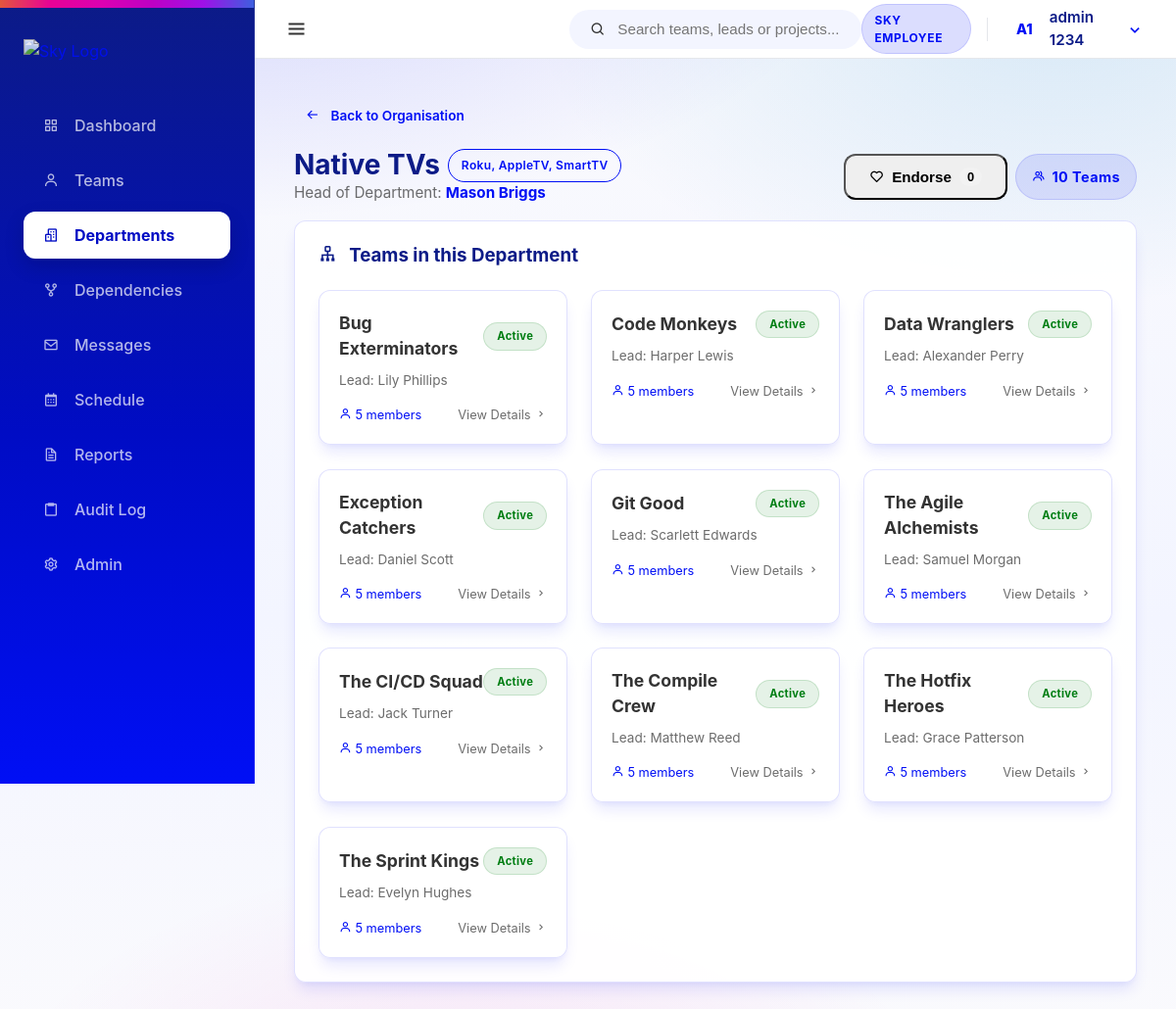
Screenshot of /organisation/department/14/ (signed in) with the database file from the repository.
### core/models.py (models this page shows, shortened)
class User(AbstractUser):
    class Meta:
        verbose_name = 'User'
        verbose_name_plural = 'Users'

class Department(models.Model):
    department_id = models.AutoField(primary_key=True)
    department_name = models.CharField(max_length=100)
    department_lead_name = models.CharField(max_length=100)
    specialization = models.CharField(max_length=150, blank=True, null=True, help_text="e.g. Web Development, Cloud Infrastructure") # Rubric Requirement
    description = models.TextField()

class Team(models.Model):
    team_id = models.AutoField(primary_key=True)
    department = models.ForeignKey(Department, on_delete=models.CASCADE, related_name='teams')
    team_name = models.CharField(max_length=100)
    mission = models.TextField(blank=True) # High-Fi Requirement
    lead_email = models.EmailField(blank=True) # High-Fi Requirement
    team_leader_name = models.CharField(max_length=100, blank=True)
    work_stream = models.CharField(max_length=100)
    project_name = models.CharField(max_length=100)
    project_codebase = models.CharField(max_length=100)
    status = models.CharField(max_length=50, default='Active')
    tech_tags = models.TextField(blank=True, help_text="Comma separated tags")
    created_at = models.DateTimeField(auto_now_add=True)
    updated_at = models.DateTimeField(auto_now=True)

### organisation/views.py (the view)
# urls.py: path('department/<int:dept_id>/', views.department_detail, name='department_detail'),
@login_required
def department_detail(request, dept_id):
    try:
        department = get_object_or_404(Department, department_id=dept_id)
        teams = Team.objects.filter(department=department).annotate(
            member_count=Count('members')
        ).order_by('team_name')
        vote_count = department.votes.count()
        has_voted = False
        if request.user.is_authenticated:
            has_voted = DepartmentVote.objects.filter(voter=request.user, department=department).exists()
        context = {
            'department': department,
            'teams': teams,
            'total_teams': teams.count(),
            'vote_count': vote_count,
            'has_voted': has_voted,
        }
        return render(request, 'organisation/department_detail.html', context)
    except Exception as error:
        return render(request, 'organisation/org_chart.html', {'error': str(error)})

### templates/organisation/department_detail.html (shortened to what this page needs)
{% extends 'base.html' %}
{% block content %}
<a href="{% url 'organisation:org_chart' %}" class="btn btn-ghost mb-2 animate-slide-up" style="text-decoration: none;">
    <i class='bx bx-arrow-back'></i> Back to Organisation
</a>
<div class="flex-between mb-2 animate-slide-up" style="animation-delay: 0.05s;">
    <div>
        <div class="flex align-center gap-1">
            <h1 style="font-size: 1.75rem; color: var(--sky-header-blue);">{{ department.department_name }}</h1>
            {% if department.specialization %}
            <span class="chip" style="background: var(--sky-primary-soft); color: var(--sky-primary); border: 1px solid var(--sky-primary); font-size: 0.75rem; font-weight: 600;">
                {{ department.specialization }}
            </span>
            {% endif %}
        </div>
        <p style="color: var(--muted-foreground); font-size: 0.95rem;">
            Head of Department: <strong style="color: var(--sky-primary);">{{ department.department_lead_name }}</strong>
        </p>
    </div>
    <div class="flex gap-1">
        <button
            id="endorse-btn"
            class="btn {% if has_voted %}btn-primary{% else %}btn-outline{% endif %}"
            style="display: flex; align-items: center; gap: 0.5rem; transition: all 0.3s cubic-bezier(0.4, 0, 0.2, 1);"
            onclick="toggleEndorsement({{ department.department_id }})"
        >
            <i class='bx {% if has_voted %}bxs-heart{% else %}bx-heart{% endif %}'></i>
            <span>{% if has_voted %}Endorsed{% else %}Endorse{% endif %}</span>
            <span id="vote-count" style="background: rgba(255,255,255,0.2); padding: 0.1rem 0.5rem; border-radius: 10px; font-size: 0.8rem;">
                {{ vote_count }}
            </span>
        </button>
        <span class="chip chip-department" style="font-size: 0.9rem; padding: 0.5rem 1rem;">
            <i class='bx bx-group'></i> {{ total_teams }} Teams
        </span>
    </div>
</div>
<div class="card mb-2 animate-slide-up spell-tilt" style="animation-delay: 0.1s;">
    <h3 style="color: var(--sky-header-blue); margin-bottom: 1.5rem;">
        <i class='bx bx-sitemap' style="margin-right: 0.5rem;"></i> Teams in this Department
    </h3>
    <div class="grid-3">
        {% for team in teams %}
        <a href="{% url 'teams:team_detail' team.team_id %}" class="card spell-tilt hover-lift" style="text-decoration: none; color: inherit; padding: 1.25rem;">
            <div class="flex-between mb-1">
                <span style="font-size: 1.1rem; font-weight: 700;">{{ team.team_name }}</span>
                <span class="chip {% if team.status == 'Active' %}chip-active{% elif team.status == 'Restructuring' %}chip-restructuring{% else %}chip-disbanded{% endif %}" style="font-size: 0.7rem;">
                    {{ team.status }}
                </span>
            </div>
            <div style="font-size: 0.85rem; color: var(--muted-foreground); margin-bottom: 1rem;">
                Lead: {{ team.team_leader_name|default:"—" }}
            </div>
            <div class="flex-between" style="font-size: 0.8rem;">
                <span style="color: var(--sky-primary);">
                    <i class='bx bx-user'></i> {{ team.member_count }} members
                </span>
                <span style="color: var(--muted-foreground);">
                    View Details <i class='bx bx-chevron-right'></i>
                </span>
            </div>
        </a>
        {% empty %}
        <div class="empty-state" style="grid-column: span 3;">
            <i class='bx bx-buildings'></i>
            <p class="empty-title">No teams registered</p>
        </div>
        {% endfor %}
    </div>
</div>
{% endblock %}

### templates/base.html (shortened to what this page needs)
{% load static %}
<!DOCTYPE html>
<html lang="en">
<head>
    <link rel="stylesheet" href="{% static 'css/sky-layout.css' %}">
    <link rel="stylesheet" href="{% static 'css/style.css' %}">
    <link href='https://unpkg.com/boxicons@2.1.4/css/boxicons.min.css' rel='stylesheet'>
</head>
<body>
    <div class="app-container">
        <nav class="sidebar">
            <div class="sidebar-header">
                <a href="{% url 'core:dashboard' %}" class="logo-link">
                    <img src="{% static 'images/Sky-spectrum-rgb.png' %}" alt="Sky Logo" class="sky-logo-img sidebar-logo">
                </a>
            </div>
            <ul class="nav-links">
                <li class="nav-item">
                    <a href="{% url 'core:dashboard' %}" class="nav-link {% if request.resolver_match.url_name == 'dashboard' %}active{% endif %}">
                        <i class='bx bx-grid-alt'></i> <span class="nav-label">Dashboard</span>
                    </a>
                </li>
                <li class="nav-item">
                    <a href="{% url 'teams:team_list' %}" class="nav-link {% if 'teams' in request.path %}active{% endif %}">
                        <i class='bx bx-user'></i> <span class="nav-label">Teams</span>
                    </a>
                </li>
                <li class="nav-item">
                    <a href="{% url 'organisation:org_chart' %}" class="nav-link {% if 'organisation' in request.path and 'dependencies' not in request.path %}active{% endif %}">
                        <i class='bx bx-buildings' ></i> <span class="nav-label">Departments</span>
                    </a>
                </li>
                <li class="nav-item">
                    <a href="{% url 'organisation:dependencies' %}" class="nav-link {% if 'dependencies' in request.path %}active{% endif %}">
                        <i class='bx bx-git-repo-forked' ></i> <span class="nav-label">Dependencies</span>
                    </a>
                </li>
                <li class="nav-item">
                    <a href="{% url 'messages_app:inbox' %}" class="nav-link {% if 'messages' in request.path %}active{% endif %}">
                        <i class='bx bx-envelope' ></i> <span class="nav-label">Messages</span>
                    </a>
                </li>
                <li class="nav-item">
                    <a href="{% url 'schedule:calendar' %}" class="nav-link {% if 'schedule' in request.path %}active{% endif %}">
                        <i class='bx bx-calendar' ></i> <span class="nav-label">Schedule</span>
                    </a>
                </li>
                <li class="nav-item">
                    <a href="{% url 'reports:reports_home' %}" class="nav-link {% if 'reports' in request.path %}active{% endif %}">
                        <i class='bx bx-file' ></i> <span class="nav-label">Reports</span>
                    </a>
                </li>
                <li class="nav-item">
                    <a href="{% url 'core:audit_log' %}" class="nav-link {% if 'audit' in request.path %}active{% endif %}">
                        <i class='bx bx-clipboard' ></i> <span class="nav-label">Audit Log</span>
                    </a>
                </li>
                {% if user.is_superuser %}
                <li class="nav-item">
                    <a href="/admin/" class="nav-link">
                        <i class='bx bx-cog' ></i> <span class="nav-label">Admin</span>
                    </a>
                </li>
                {% endif %}
            </ul>
            </nav>
        <div class="main-wrapper">
            <header class="top-navbar" style="display: flex; align-items: center; justify-content: space-between; height: 60px;">
                <div class="navbar-left">
                    <button id="sidebar-toggle" class="sidebar-toggle-btn" aria-label="Toggle Sidebar">
                        <i class='bx bx-menu'></i>
                    </button>
                </div>
                <div class="navbar-middle">
                    <div class="search-bar-container" id="global-search">
                        <div class="search-bar">
                            <i class='bx bx-search'></i>
                            <input type="text" placeholder="Search teams, leads or projects..." id="search-input">
                        </div>
                    </div>
                </div>
                <div class="navbar-right" style="display: flex; align-items: center; gap: 12px;">
                    <span class="badge badge-blue" style="vertical-align: middle; display: inline-flex; align-items: center;">SKY EMPLOYEE</span>
                    <div class="nav-user-dropdown" id="user-dropdown-container" style="display: flex; align-items: center;">
                        <div class="nav-avatar-trigger" id="user-dropdown-btn" style="display: flex; align-items: center;">
                            <div class="avatar-circle small">
                                {% if user.first_name %}{{ user.first_name|first|upper }}{% else %}{{ user.username|first|upper }}{% endif %}{% if user.last_name %}{{ user.last_name|first|upper }}{% endif %}
                            </div>
                            <span class="user-fullname">{{ user.get_full_name|default:user.username }}</span>
                            <i class='bx bx-chevron-down'></i>
                        </div>
                    </div>
                </div>
            </header>
            <main class="content-area animate-slide-up">
                {% block content %}{% endblock %}
            </main>
        </div>
    </div>
</body>
</html>

### assets/css/style.css (style rules this page uses)
.card { background: var(--card); border: 1px solid var(--border); box-shadow: var(--shadow-md); border-radius: var(--radius); padding: 1.5rem; transition: transform 0.3s ease, box-shadow 0.3s ease; position: relative; overflow: hidden; }
.btn { padding: 0.75rem 1.5rem; border-radius: 12px; font-weight: 700; font-size: 0.95rem; cursor: pointer; transition: all 0.2s cubic-bezier(0.4, 0, 0.2, 1); display: inline-flex; align-items: center; justify-content: center; gap: 0.75rem; }
.badge { padding: 0.4rem 0.8rem; border-radius: 99px; font-size: 0.75rem; font-weight: 700; letter-spacing: 0.05em; }
.badge-blue { background: var(--sky-tint-14); color: var(--sky-primary); border: 1px solid var(--border); }
.animate-slide-up { animation: fadeInSlideUp 0.5s cubic-bezier(0.16, 1, 0.3, 1) forwards; }
.avatar-circle { width: 36px; height: 36px; background: white; color: var(--sky-primary); border-radius: 50%; display: flex; align-items: center; justify-content: center; font-weight: 800; font-size: 0.85rem; }
.animate-slide-up { opacity: 0; transform: translateY(20px); animation: fadeInSlideUp 0.6s cubic-bezier(0.16, 1, 0.3, 1) forwards; }
.mb-1 { margin-bottom: 0.5rem; }
.mb-2 { margin-bottom: 1rem; }
.chip { display: inline-flex; align-items: center; gap: 0.35rem; padding: 0.3rem 0.8rem; border-radius: 99px; font-size: 0.75rem; font-weight: 700; letter-spacing: 0.03em; white-space: nowrap; transition: all 0.2s ease; border: 1px solid transparent; }
.chip-active { background: rgba(0, 126, 19, 0.1); color: var(--sky-positive); border-color: rgba(0, 126, 19, 0.15); }
.chip-department { background: var(--sky-tint-10); color: var(--sky-primary); border-color: var(--border); }
.grid-3 { display: grid; grid-template-columns: repeat(3, 1fr); gap: 1.5rem; }
.flex { display: flex; }
.flex-between { display: flex; justify-content: space-between; align-items: center; }
.gap-1 { gap: 0.5rem; }
.btn-ghost { background: transparent; border: none; color: var(--sky-primary); padding: 0.5rem 0.75rem; font-weight: 600; font-size: 0.85rem; }
.sidebar-toggle-btn { background: transparent; border: none; font-size: 1.5rem; color: var(--sky-text); cursor: pointer; display: flex; align-items: center; justify-content: center; border-radius: 8px; padding: 0.4rem; transition: all 0.2s ease; }
.sidebar { transition: width 0.3s ease; overflow-x: hidden; }
.main-wrapper { margin-left: 260px; transition: margin-left 0.3s ease; }
.nav-link { white-space: nowrap; overflow: hidden; align-items: center; }
.nav-label { transition: opacity 0.2s ease; opacity: 1; }
.sky-logo-img.sidebar-logo { transition: opacity 0.2s ease; width: 100%; }
.nav-user-dropdown { position: relative; }
.nav-avatar-trigger { display: flex; align-items: center; gap: 0.75rem; cursor: pointer; padding: 0.25rem 0.5rem; border-radius: 8px; transition: background 0.2s ease; }
.avatar-circle.small { width: 35px; height: 35px; font-size: 0.9rem; }
.user-fullname { font-weight: 600; color: var(--sky-header-blue); font-size: 0.95rem; }
.nav-avatar-trigger i { color: var(--sky-primary); font-size: 1.25rem; transition: transform 0.2s ease; }
.spell-tilt { transition: transform 0.4s cubic-bezier(0.175, 0.885, 0.32, 1.275); will-change: transform; }

### rows the page displays
User: first_name|first "A", last_name|first "1", get_full_name "admin 1234"
Department: department_name "Native TVs", specialization "Roku, AppleTV, SmartTV", department_lead_name "Mason Briggs"
Team: team_name "Bug Exterminators", status "Active", team_leader_name "Lily Phillips", member_count "5"
Team: team_name "Code Monkeys", status "Active", team_leader_name "Harper Lewis", member_count "5"
Team: team_name "Data Wranglers", status "Active", team_leader_name "Alexander Perry", member_count "5"
Team: team_name "Exception Catchers", status "Active", team_leader_name "Daniel Scott", member_count "5"
Team: team_name "Git Good", status "Active", team_leader_name "Scarlett Edwards", member_count "5"
Team: team_name "The Agile Alchemists", status "Active", team_leader_name "Samuel Morgan", member_count "5"
Team: team_name "The CI/CD Squad", status "Active", team_leader_name "Jack Turner", member_count "5"
Team: team_name "The Compile Crew", status "Active", team_leader_name "Matthew Reed", member_count "5"
Team: team_name "The Hotfix Heroes", status "Active", team_leader_name "Grace Patterson", member_count "5"
Team: team_name "The Sprint Kings", status "Active", team_leader_name "Evelyn Hughes", member_count "5"

### other values shown
{{ vote_count }} "0"
{{ total_teams }} "10"
